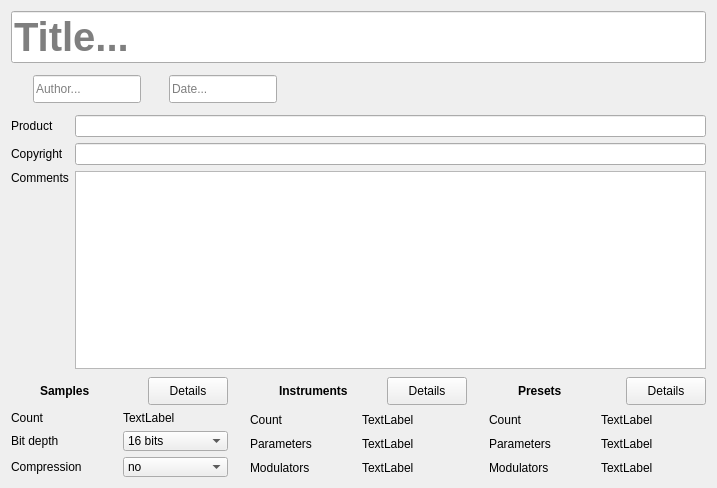
<?xml version="1.0" encoding="UTF-8"?>
<ui version="4.0">
 <class>PageSf2</class>
 <widget class="QWidget" name="PageSf2">
  <property name="geometry">
   <rect>
    <x>0</x>
    <y>0</y>
    <width>717</width>
    <height>488</height>
   </rect>
  </property>
  <property name="windowTitle">
   <string notr="true">Form</string>
  </property>
  <layout class="QVBoxLayout" name="verticalLayout_4">
   <item>
    <widget class="StyledLineEdit" name="lineEdit_name">
     <property name="minimumSize">
      <size>
       <width>0</width>
       <height>52</height>
      </size>
     </property>
     <property name="maximumSize">
      <size>
       <width>16777215</width>
       <height>52</height>
      </size>
     </property>
     <property name="font">
      <font>
       <pointsize>30</pointsize>
       <bold>true</bold>
      </font>
     </property>
     <property name="maxLength">
      <number>255</number>
     </property>
     <property name="placeholderText">
      <string>Title...</string>
     </property>
    </widget>
   </item>
   <item>
    <layout class="QHBoxLayout" name="horizontalLayout_2">
     <item>
      <widget class="QLabel" name="labelUser">
       <property name="minimumSize">
        <size>
         <width>16</width>
         <height>18</height>
        </size>
       </property>
       <property name="maximumSize">
        <size>
         <width>16</width>
         <height>18</height>
        </size>
       </property>
       <property name="toolTip">
        <string>Author</string>
       </property>
       <property name="text">
        <string/>
       </property>
       <property name="pixmap">
        <pixmap resource="../resources.qrc">:/icons/user.svg</pixmap>
       </property>
       <property name="scaledContents">
        <bool>true</bool>
       </property>
      </widget>
     </item>
     <item>
      <widget class="StyledLineEdit" name="lineEdit_author">
       <property name="sizePolicy">
        <sizepolicy hsizetype="Preferred" vsizetype="Fixed">
         <horstretch>0</horstretch>
         <verstretch>0</verstretch>
        </sizepolicy>
       </property>
       <property name="minimumSize">
        <size>
         <width>0</width>
         <height>28</height>
        </size>
       </property>
       <property name="maximumSize">
        <size>
         <width>16777215</width>
         <height>28</height>
        </size>
       </property>
       <property name="maxLength">
        <number>255</number>
       </property>
       <property name="placeholderText">
        <string>Author...</string>
       </property>
      </widget>
     </item>
     <item>
      <widget class="QLabel" name="labelDate">
       <property name="minimumSize">
        <size>
         <width>16</width>
         <height>18</height>
        </size>
       </property>
       <property name="maximumSize">
        <size>
         <width>16</width>
         <height>18</height>
        </size>
       </property>
       <property name="toolTip">
        <string>Date</string>
       </property>
       <property name="text">
        <string/>
       </property>
       <property name="pixmap">
        <pixmap resource="../resources.qrc">:/icons/calendar.svg</pixmap>
       </property>
       <property name="scaledContents">
        <bool>true</bool>
       </property>
      </widget>
     </item>
     <item>
      <widget class="StyledLineEditWithCalendar" name="lineEdit_date">
       <property name="sizePolicy">
        <sizepolicy hsizetype="Preferred" vsizetype="Fixed">
         <horstretch>0</horstretch>
         <verstretch>0</verstretch>
        </sizepolicy>
       </property>
       <property name="minimumSize">
        <size>
         <width>0</width>
         <height>28</height>
        </size>
       </property>
       <property name="maximumSize">
        <size>
         <width>16777215</width>
         <height>28</height>
        </size>
       </property>
       <property name="maxLength">
        <number>255</number>
       </property>
       <property name="placeholderText">
        <string>Date...</string>
       </property>
      </widget>
     </item>
     <item>
      <spacer name="horizontalSpacer">
       <property name="orientation">
        <enum>Qt::Orientation::Horizontal</enum>
       </property>
       <property name="sizeHint" stdset="0">
        <size>
         <width>20</width>
         <height>40</height>
        </size>
       </property>
      </spacer>
     </item>
     <item>
      <widget class="QLabel" name="labelInfo">
       <property name="minimumSize">
        <size>
         <width>18</width>
         <height>18</height>
        </size>
       </property>
       <property name="maximumSize">
        <size>
         <width>18</width>
         <height>18</height>
        </size>
       </property>
       <property name="textFormat">
        <enum>Qt::TextFormat::PlainText</enum>
       </property>
       <property name="pixmap">
        <pixmap resource="../resources.qrc">:/icons/info.svg</pixmap>
       </property>
       <property name="scaledContents">
        <bool>true</bool>
       </property>
      </widget>
     </item>
    </layout>
   </item>
   <item>
    <layout class="QGridLayout" name="gridLayout_2">
     <property name="bottomMargin">
      <number>2</number>
     </property>
     <item row="0" column="0">
      <widget class="QLabel" name="label_25">
       <property name="text">
        <string>Product</string>
       </property>
      </widget>
     </item>
     <item row="2" column="0">
      <widget class="QLabel" name="label_26">
       <property name="text">
        <string>Comments</string>
       </property>
       <property name="alignment">
        <set>Qt::AlignmentFlag::AlignLeading|Qt::AlignmentFlag::AlignLeft|Qt::AlignmentFlag::AlignTop</set>
       </property>
      </widget>
     </item>
     <item row="1" column="1">
      <widget class="QLineEdit" name="lineEdit_copyright">
       <property name="maxLength">
        <number>255</number>
       </property>
      </widget>
     </item>
     <item row="1" column="0">
      <widget class="QLabel" name="label_23">
       <property name="text">
        <string>Copyright</string>
       </property>
      </widget>
     </item>
     <item row="0" column="1">
      <widget class="QLineEdit" name="lineEdit_product">
       <property name="maxLength">
        <number>255</number>
       </property>
      </widget>
     </item>
     <item row="2" column="1">
      <widget class="TextEdit" name="textEdit_Com">
       <property name="acceptRichText">
        <bool>false</bool>
       </property>
      </widget>
     </item>
    </layout>
   </item>
   <item>
    <widget class="QFrame" name="elementFrame">
     <layout class="QGridLayout" name="gridLayout" columnstretch="1,0,1,0,1">
      <property name="leftMargin">
       <number>0</number>
      </property>
      <property name="topMargin">
       <number>0</number>
      </property>
      <property name="rightMargin">
       <number>0</number>
      </property>
      <property name="bottomMargin">
       <number>0</number>
      </property>
      <property name="horizontalSpacing">
       <number>10</number>
      </property>
      <item row="0" column="4">
       <widget class="QFrame" name="framePresetTitle">
        <property name="maximumSize">
         <size>
          <width>16777215</width>
          <height>28</height>
         </size>
        </property>
        <property name="frameShape">
         <enum>QFrame::Shape::NoFrame</enum>
        </property>
        <layout class="QHBoxLayout" name="horizontalLayout_5">
         <property name="spacing">
          <number>8</number>
         </property>
         <property name="leftMargin">
          <number>8</number>
         </property>
         <property name="topMargin">
          <number>0</number>
         </property>
         <property name="rightMargin">
          <number>0</number>
         </property>
         <property name="bottomMargin">
          <number>0</number>
         </property>
         <item>
          <widget class="QLabel" name="labelPreset">
           <property name="minimumSize">
            <size>
             <width>13</width>
             <height>16</height>
            </size>
           </property>
           <property name="maximumSize">
            <size>
             <width>13</width>
             <height>16</height>
            </size>
           </property>
           <property name="text">
            <string/>
           </property>
           <property name="pixmap">
            <pixmap resource="../resources.qrc">:/icons/preset.svg</pixmap>
           </property>
           <property name="scaledContents">
            <bool>true</bool>
           </property>
          </widget>
         </item>
         <item>
          <widget class="QLabel" name="label_11">
           <property name="sizePolicy">
            <sizepolicy hsizetype="Expanding" vsizetype="Preferred">
             <horstretch>0</horstretch>
             <verstretch>0</verstretch>
            </sizepolicy>
           </property>
           <property name="font">
            <font>
             <bold>true</bold>
            </font>
           </property>
           <property name="text">
            <string>Presets</string>
           </property>
          </widget>
         </item>
         <item>
          <widget class="QPushButton" name="pushViewPresets">
           <property name="minimumSize">
            <size>
             <width>0</width>
             <height>28</height>
            </size>
           </property>
           <property name="maximumSize">
            <size>
             <width>16777215</width>
             <height>28</height>
            </size>
           </property>
           <property name="cursor">
            <cursorShape>PointingHandCursor</cursorShape>
           </property>
           <property name="text">
            <string>Details</string>
           </property>
          </widget>
         </item>
        </layout>
       </widget>
      </item>
      <item row="1" column="1">
       <widget class="QFrame" name="frame_7">
        <property name="minimumSize">
         <size>
          <width>2</width>
          <height>0</height>
         </size>
        </property>
        <property name="maximumSize">
         <size>
          <width>2</width>
          <height>16777215</height>
         </size>
        </property>
        <property name="frameShape">
         <enum>QFrame::Shape::NoFrame</enum>
        </property>
       </widget>
      </item>
      <item row="0" column="0">
       <widget class="QFrame" name="frameSampleTitle">
        <property name="minimumSize">
         <size>
          <width>0</width>
          <height>28</height>
         </size>
        </property>
        <property name="frameShape">
         <enum>QFrame::Shape::NoFrame</enum>
        </property>
        <layout class="QHBoxLayout" name="horizontalLayout">
         <property name="spacing">
          <number>8</number>
         </property>
         <property name="leftMargin">
          <number>8</number>
         </property>
         <property name="topMargin">
          <number>0</number>
         </property>
         <property name="rightMargin">
          <number>0</number>
         </property>
         <property name="bottomMargin">
          <number>0</number>
         </property>
         <item>
          <widget class="QLabel" name="labelSample">
           <property name="minimumSize">
            <size>
             <width>13</width>
             <height>16</height>
            </size>
           </property>
           <property name="maximumSize">
            <size>
             <width>13</width>
             <height>16</height>
            </size>
           </property>
           <property name="text">
            <string/>
           </property>
           <property name="pixmap">
            <pixmap resource="../resources.qrc">:/icons/sample.svg</pixmap>
           </property>
           <property name="scaledContents">
            <bool>true</bool>
           </property>
          </widget>
         </item>
         <item>
          <widget class="QLabel" name="label">
           <property name="sizePolicy">
            <sizepolicy hsizetype="Expanding" vsizetype="Preferred">
             <horstretch>0</horstretch>
             <verstretch>0</verstretch>
            </sizepolicy>
           </property>
           <property name="font">
            <font>
             <bold>true</bold>
            </font>
           </property>
           <property name="text">
            <string>Samples</string>
           </property>
          </widget>
         </item>
         <item>
          <widget class="QPushButton" name="pushViewSamples">
           <property name="minimumSize">
            <size>
             <width>0</width>
             <height>28</height>
            </size>
           </property>
           <property name="maximumSize">
            <size>
             <width>16777215</width>
             <height>28</height>
            </size>
           </property>
           <property name="cursor">
            <cursorShape>PointingHandCursor</cursorShape>
           </property>
           <property name="text">
            <string>Details</string>
           </property>
          </widget>
         </item>
        </layout>
       </widget>
      </item>
      <item row="1" column="3">
       <widget class="QFrame" name="frame_5">
        <property name="minimumSize">
         <size>
          <width>2</width>
          <height>0</height>
         </size>
        </property>
        <property name="maximumSize">
         <size>
          <width>2</width>
          <height>16777215</height>
         </size>
        </property>
        <property name="frameShape">
         <enum>QFrame::Shape::NoFrame</enum>
        </property>
       </widget>
      </item>
      <item row="1" column="0">
       <widget class="QFrame" name="frameSample">
        <property name="minimumSize">
         <size>
          <width>0</width>
          <height>30</height>
         </size>
        </property>
        <property name="frameShape">
         <enum>QFrame::Shape::NoFrame</enum>
        </property>
        <layout class="QGridLayout" name="gridLayout_4">
         <property name="leftMargin">
          <number>0</number>
         </property>
         <property name="topMargin">
          <number>0</number>
         </property>
         <property name="rightMargin">
          <number>0</number>
         </property>
         <property name="bottomMargin">
          <number>0</number>
         </property>
         <item row="2" column="0">
          <widget class="QLabel" name="labelCompression">
           <property name="text">
            <string>Compression</string>
           </property>
          </widget>
         </item>
         <item row="0" column="0">
          <widget class="QLabel" name="label_7">
           <property name="text">
            <string>Count</string>
           </property>
          </widget>
         </item>
         <item row="0" column="1">
          <widget class="QLabel" name="label_nbSmpl">
           <property name="text">
            <string notr="true">TextLabel</string>
           </property>
          </widget>
         </item>
         <item row="1" column="0">
          <widget class="QLabel" name="labelBitDepth">
           <property name="text">
            <string>Bit depth</string>
           </property>
          </widget>
         </item>
         <item row="1" column="1">
          <widget class="QComboBox" name="comboBitDepth">
           <property name="maximumSize">
            <size>
             <width>16777215</width>
             <height>20</height>
            </size>
           </property>
           <item>
            <property name="text">
             <string>16 bits</string>
            </property>
           </item>
           <item>
            <property name="text">
             <string>24 bits</string>
            </property>
           </item>
          </widget>
         </item>
         <item row="2" column="1">
          <widget class="QComboBox" name="comboCompression">
           <property name="maximumSize">
            <size>
             <width>16777215</width>
             <height>20</height>
            </size>
           </property>
           <item>
            <property name="text">
             <string>no</string>
            </property>
           </item>
           <item>
            <property name="text">
             <string>possible</string>
            </property>
           </item>
          </widget>
         </item>
        </layout>
       </widget>
      </item>
      <item row="1" column="2">
       <widget class="QFrame" name="frameInstrument">
        <property name="frameShape">
         <enum>QFrame::Shape::NoFrame</enum>
        </property>
        <layout class="QGridLayout" name="gridLayout_5">
         <property name="leftMargin">
          <number>0</number>
         </property>
         <property name="topMargin">
          <number>0</number>
         </property>
         <property name="rightMargin">
          <number>0</number>
         </property>
         <property name="bottomMargin">
          <number>0</number>
         </property>
         <item row="2" column="0">
          <widget class="QLabel" name="label_14">
           <property name="text">
            <string>Modulators</string>
           </property>
          </widget>
         </item>
         <item row="0" column="0">
          <widget class="QLabel" name="label_10">
           <property name="text">
            <string>Count</string>
           </property>
          </widget>
         </item>
         <item row="0" column="1">
          <widget class="QLabel" name="label_nbInst">
           <property name="text">
            <string notr="true">TextLabel</string>
           </property>
          </widget>
         </item>
         <item row="2" column="1">
          <widget class="QLabel" name="label_nbInstMod">
           <property name="text">
            <string notr="true">TextLabel</string>
           </property>
          </widget>
         </item>
         <item row="1" column="0">
          <widget class="QLabel" name="label_12">
           <property name="text">
            <string>Parameters</string>
           </property>
          </widget>
         </item>
         <item row="1" column="1">
          <widget class="QLabel" name="label_nbInstGen">
           <property name="text">
            <string notr="true">TextLabel</string>
           </property>
          </widget>
         </item>
        </layout>
       </widget>
      </item>
      <item row="1" column="4">
       <widget class="QFrame" name="framePreset">
        <property name="frameShape">
         <enum>QFrame::Shape::NoFrame</enum>
        </property>
        <layout class="QGridLayout" name="gridLayout_6">
         <property name="leftMargin">
          <number>0</number>
         </property>
         <property name="topMargin">
          <number>0</number>
         </property>
         <property name="rightMargin">
          <number>0</number>
         </property>
         <property name="bottomMargin">
          <number>0</number>
         </property>
         <item row="1" column="0">
          <widget class="QLabel" name="label_8">
           <property name="text">
            <string>Parameters</string>
           </property>
          </widget>
         </item>
         <item row="0" column="0">
          <widget class="QLabel" name="label_13">
           <property name="text">
            <string>Count</string>
           </property>
          </widget>
         </item>
         <item row="2" column="1">
          <widget class="QLabel" name="label_nbPrstMod">
           <property name="text">
            <string notr="true">TextLabel</string>
           </property>
          </widget>
         </item>
         <item row="1" column="1">
          <widget class="QLabel" name="label_nbPrstGen">
           <property name="text">
            <string notr="true">TextLabel</string>
           </property>
          </widget>
         </item>
         <item row="0" column="1">
          <widget class="QLabel" name="label_nbPrst">
           <property name="text">
            <string notr="true">TextLabel</string>
           </property>
          </widget>
         </item>
         <item row="2" column="0">
          <widget class="QLabel" name="label_15">
           <property name="text">
            <string>Modulators</string>
           </property>
          </widget>
         </item>
        </layout>
       </widget>
      </item>
      <item row="0" column="2">
       <widget class="QFrame" name="frameInstrumentTitle">
        <property name="maximumSize">
         <size>
          <width>16777215</width>
          <height>28</height>
         </size>
        </property>
        <property name="frameShape">
         <enum>QFrame::Shape::NoFrame</enum>
        </property>
        <layout class="QHBoxLayout" name="horizontalLayout_4">
         <property name="spacing">
          <number>8</number>
         </property>
         <property name="leftMargin">
          <number>8</number>
         </property>
         <property name="topMargin">
          <number>0</number>
         </property>
         <property name="rightMargin">
          <number>0</number>
         </property>
         <property name="bottomMargin">
          <number>0</number>
         </property>
         <item>
          <widget class="QLabel" name="labelInstrument">
           <property name="minimumSize">
            <size>
             <width>13</width>
             <height>16</height>
            </size>
           </property>
           <property name="maximumSize">
            <size>
             <width>13</width>
             <height>16</height>
            </size>
           </property>
           <property name="text">
            <string/>
           </property>
           <property name="pixmap">
            <pixmap resource="../resources.qrc">:/icons/instrument.svg</pixmap>
           </property>
           <property name="scaledContents">
            <bool>true</bool>
           </property>
          </widget>
         </item>
         <item>
          <widget class="QLabel" name="label_9">
           <property name="sizePolicy">
            <sizepolicy hsizetype="Expanding" vsizetype="Preferred">
             <horstretch>0</horstretch>
             <verstretch>0</verstretch>
            </sizepolicy>
           </property>
           <property name="minimumSize">
            <size>
             <width>13</width>
             <height>0</height>
            </size>
           </property>
           <property name="font">
            <font>
             <bold>true</bold>
            </font>
           </property>
           <property name="text">
            <string>Instruments</string>
           </property>
          </widget>
         </item>
         <item>
          <widget class="QPushButton" name="pushViewInstruments">
           <property name="minimumSize">
            <size>
             <width>0</width>
             <height>28</height>
            </size>
           </property>
           <property name="maximumSize">
            <size>
             <width>16777215</width>
             <height>28</height>
            </size>
           </property>
           <property name="cursor">
            <cursorShape>PointingHandCursor</cursorShape>
           </property>
           <property name="text">
            <string>Details</string>
           </property>
          </widget>
         </item>
        </layout>
       </widget>
      </item>
     </layout>
    </widget>
   </item>
  </layout>
 </widget>
 <customwidgets>
  <customwidget>
   <class>TextEdit</class>
   <extends>QTextEdit</extends>
   <header>pagesf2.h</header>
   <slots>
    <signal>editingFinished()</signal>
   </slots>
  </customwidget>
  <customwidget>
   <class>StyledLineEdit</class>
   <extends>QLineEdit</extends>
   <header>styledlineedit.h</header>
  </customwidget>
  <customwidget>
   <class>StyledLineEditWithCalendar</class>
   <extends>QLineEdit</extends>
   <header>styledlineeditwithcalendar.h</header>
  </customwidget>
 </customwidgets>
 <tabstops>
  <tabstop>lineEdit_name</tabstop>
  <tabstop>lineEdit_author</tabstop>
  <tabstop>lineEdit_date</tabstop>
  <tabstop>lineEdit_product</tabstop>
  <tabstop>lineEdit_copyright</tabstop>
  <tabstop>textEdit_Com</tabstop>
  <tabstop>pushViewSamples</tabstop>
  <tabstop>comboBitDepth</tabstop>
  <tabstop>comboCompression</tabstop>
  <tabstop>pushViewInstruments</tabstop>
  <tabstop>pushViewPresets</tabstop>
 </tabstops>
 <resources>
  <include location="../resources.qrc"/>
 </resources>
 <connections>
  <connection>
   <sender>lineEdit_name</sender>
   <signal>editingFinished()</signal>
   <receiver>PageSf2</receiver>
   <slot>setName()</slot>
   <hints>
    <hint type="sourcelabel">
     <x>370</x>
     <y>33</y>
    </hint>
    <hint type="destinationlabel">
     <x>339</x>
     <y>313</y>
    </hint>
   </hints>
  </connection>
  <connection>
   <sender>textEdit_Com</sender>
   <signal>editingFinished()</signal>
   <receiver>PageSf2</receiver>
   <slot>setCommentaire()</slot>
   <hints>
    <hint type="sourcelabel">
     <x>350</x>
     <y>362</y>
    </hint>
    <hint type="destinationlabel">
     <x>339</x>
     <y>313</y>
    </hint>
   </hints>
  </connection>
  <connection>
   <sender>lineEdit_product</sender>
   <signal>editingFinished()</signal>
   <receiver>PageSf2</receiver>
   <slot>setProduct()</slot>
   <hints>
    <hint type="sourcelabel">
     <x>418</x>
     <y>179</y>
    </hint>
    <hint type="destinationlabel">
     <x>339</x>
     <y>313</y>
    </hint>
   </hints>
  </connection>
  <connection>
   <sender>lineEdit_author</sender>
   <signal>editingFinished()</signal>
   <receiver>PageSf2</receiver>
   <slot>setAuthor()</slot>
   <hints>
    <hint type="sourcelabel">
     <x>173</x>
     <y>101</y>
    </hint>
    <hint type="destinationlabel">
     <x>339</x>
     <y>313</y>
    </hint>
   </hints>
  </connection>
  <connection>
   <sender>lineEdit_copyright</sender>
   <signal>editingFinished()</signal>
   <receiver>PageSf2</receiver>
   <slot>setCopyright()</slot>
   <hints>
    <hint type="sourcelabel">
     <x>381</x>
     <y>237</y>
    </hint>
    <hint type="destinationlabel">
     <x>339</x>
     <y>313</y>
    </hint>
   </hints>
  </connection>
  <connection>
   <sender>lineEdit_date</sender>
   <signal>editingFinished()</signal>
   <receiver>PageSf2</receiver>
   <slot>setDate()</slot>
   <hints>
    <hint type="sourcelabel">
     <x>272</x>
     <y>87</y>
    </hint>
    <hint type="destinationlabel">
     <x>307</x>
     <y>243</y>
    </hint>
   </hints>
  </connection>
 </connections>
 <slots>
  <slot>set24bits(int)</slot>
  <slot>setName()</slot>
  <slot>setCopyright()</slot>
  <slot>setAuthor()</slot>
  <slot>setDate()</slot>
  <slot>setProduct()</slot>
  <slot>setCommentaire()</slot>
  <slot>setNow()</slot>
 </slots>
</ui>
